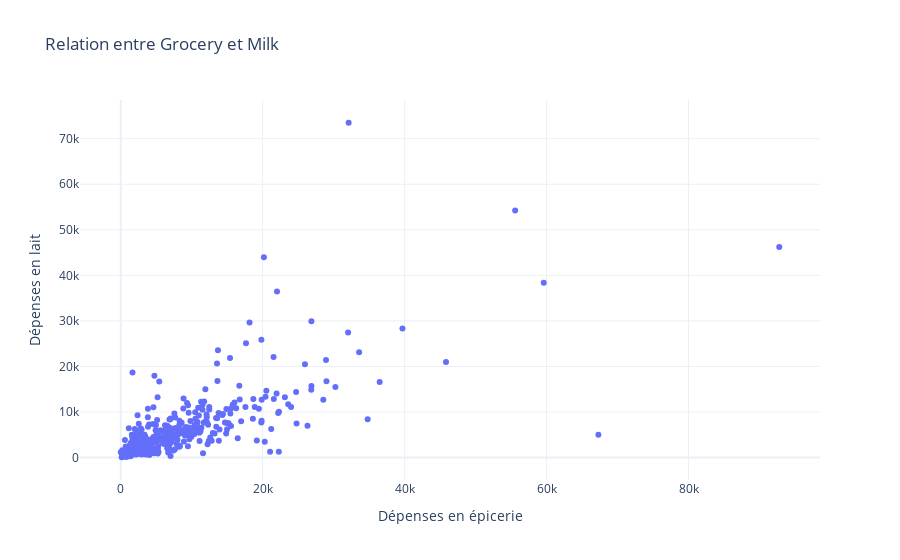

Notebook cell for this chart:
### Code cell
# Création du graphique de dispersion
fig = px.scatter(
    dataset_cleaned,
    x='Grocery',
    y='Milk',
    title="Relation entre Grocery et Milk",
    labels={'Grocery': 'Dépenses en épicerie', 'Milk': 'Dépenses en lait'},
    template="plotly_white"
)

# Affichage du graphique
fig.show()

### Figure 1 — Plotly figure (JSON) as saved in the notebook; plotly's stock layout.template omitted (floating-point values rounded to 4 significant figures; data arrays with more than 128 entries replaced by an {"elided": "..."} marker saying what was removed)
{"data": [{"hovertemplate": "Dépenses en épicerie=%{x}<br>Dépenses en lait=%{y}<extra></extra>", "legendgroup": "", "marker": {"color": "#636efa", "symbol": "circle"}, "mode": "markers", "name": "", "orientation": "v", "showlegend": false, "type": "scatter", "x": {"elided": "440 int values"}, "xaxis": "x", "y": {"elided": "440 int values"}, "yaxis": "y"}], "layout": {"legend": {"tracegroupgap": 0}, "title": {"text": "Relation entre Grocery et Milk"}, "xaxis": {"anchor": "y", "domain": [0, 1], "title": {"text": "Dépenses en épicerie"}}, "yaxis": {"anchor": "x", "domain": [0, 1], "title": {"text": "Dépenses en lait"}}}}
